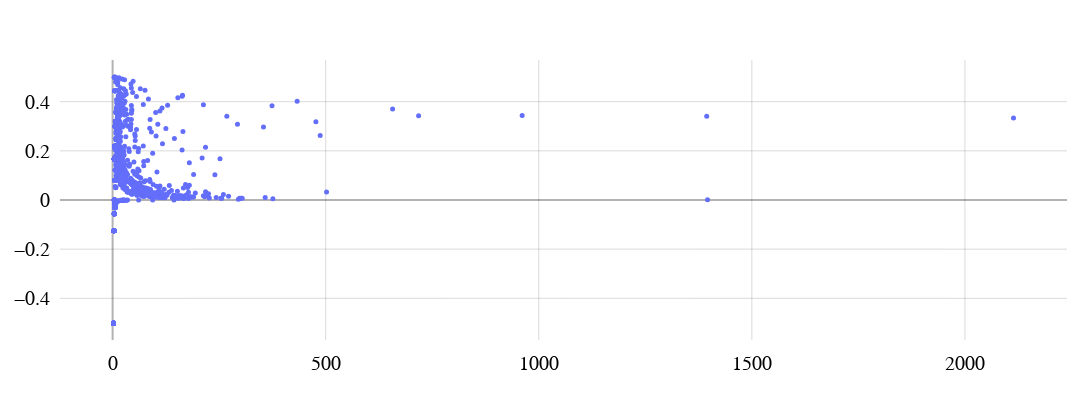

Write notebook code for a chart like this one.
### Code cell
fig = go.Figure()
fig.add_trace(
    go.Scatter(
        x = [tup[1] for tup in points],
        y = [tup[2] for tup in points],
        mode="markers",
        marker=dict(size=5),
        showlegend=False,
    ),
)

fig.update_annotations(font_size=24)
fig.update_layout(go.Layout(layout))

fig.show()

### Figure 1 — Plotly figure (JSON) as saved in the notebook; plotly's stock layout.template omitted (floating-point values rounded to 4 significant figures; data arrays with more than 128 entries replaced by an {"elided": "..."} marker saying what was removed)
{"data": [{"marker": {"size": 5}, "mode": "markers", "showlegend": false, "type": "scatter", "x": {"elided": "2113 int values"}, "y": {"elided": "2113 float values"}}], "layout": {"autosize": true, "font": {"color": "black", "family": "Times New Roman", "size": 20}, "height": 400, "margin": {"b": 60, "l": 60, "pad": 5, "r": 25, "t": 60}, "plot_bgcolor": "white", "width": 1400, "xaxis": {"gridcolor": "rgba(0, 0, 0, 0.15)", "linecolor": "rgba(0, 0, 0, 0)", "zerolinecolor": "rgba(0, 0, 0, 0.3)", "zerolinewidth": 2}, "yaxis": {"gridcolor": "rgba(0, 0, 0, 0.15)", "linecolor": "rgba(0, 0, 0, 0)", "zerolinecolor": "rgba(0, 0, 0, 0.3)", "zerolinewidth": 2}}}
